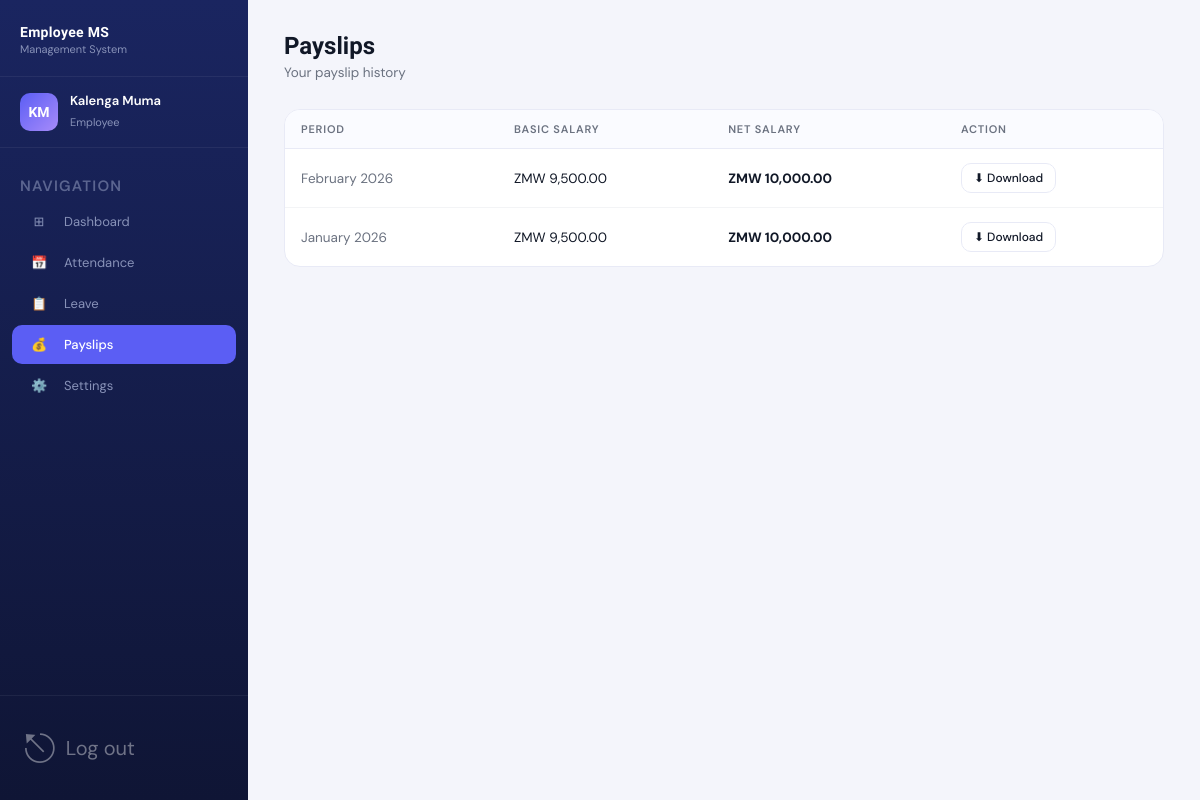
/employee/payslips.php (signed in), run on an earlier commit of the app's database.
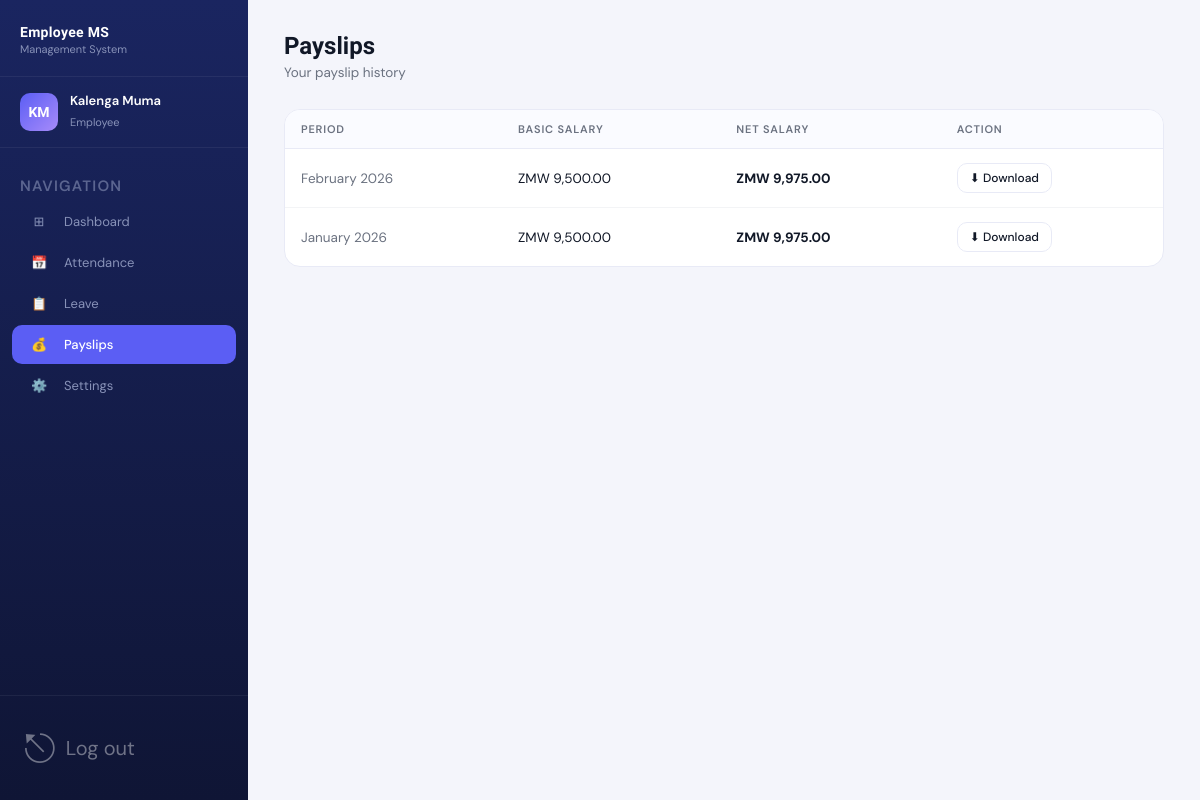
And on a later commit of the database.
### tables this page shows
CREATE TABLE IF NOT EXISTS payroll (
    payroll_id      INT           PRIMARY KEY AUTO_INCREMENT,
    employee_id     INT           NOT NULL,
    month           DATE          NOT NULL,
    basic_salary    DECIMAL(10,2) NOT NULL,
    allowances      DECIMAL(10,2) DEFAULT 0.00,
    leave_deduction DECIMAL(10,2) DEFAULT 0.00,
    net_salary      DECIMAL(10,2) NOT NULL,
    generated_on    TIMESTAMP     DEFAULT CURRENT_TIMESTAMP,
    UNIQUE KEY uq_payroll (employee_id, month),
    FOREIGN KEY (employee_id) REFERENCES employees(employee_id) ON DELETE CASCADE
);

### employee/payslips.php (the view, shortened to what this page needs)
<?php
require_once '../database/config.php';
$uid = $_SESSION['user_id'];
$emp = $conn->query("SELECT * FROM employees WHERE user_id=$uid")->fetch_assoc();
$eid = $emp['employee_id'];
$payslips = $conn->query("SELECT * FROM payroll WHERE employee_id=$eid ORDER BY month DESC")->fetch_all(MYSQLI_ASSOC);
?>
<!DOCTYPE html>
<html lang="en">
<head>
<link rel="stylesheet" href="../assets/css/dashboard.css">
</head>
<body>
<div class="app-layout">
    <?php include 'sidebar.php'; ?>
    <div class="main-content">
        <div class="page-header">
            <h1>Payslips</h1>
            <p>Your payslip history</p>
        </div>
        <div class="page-body">
            <div class="card">
                <table>
                    <thead>
                        <tr><th>Period</th><th>Basic Salary</th><th>Net Salary</th><th>Action</th></tr>
                    </thead>
                    <tbody>
                    <?php if (empty($payslips)): ?>
                        <tr><td colspan="4"><div class="empty-state"><div class="empty-icon">💰</div><p>No payslips generated yet.</p></div></td></tr>
                    <?php else: foreach ($payslips as $p): ?>
                        <tr>
                            <td style="color:#6b7280;"><?= date('F Y', strtotime($p['month'])) ?></td>
                            <td>ZMW <?= number_format($p['basic_salary'], 2) ?></td>
                            <td><strong>ZMW <?= number_format($p['net_salary'], 2) ?></strong></td>
                            <td><a href="../admin/generate_payslip.php?id=<?= $p['payroll_id'] ?>" class="btn btn-outline btn-sm" target="_blank">⬇ Download</a></td>
                        </tr>
                    <?php endforeach; endif; ?>
                    </tbody>
                </table>
            </div>
        </div>
    </div>
</div>
</body>
</html>

What changed in the data, as far as the page shows it:
changed payroll "February 2026": net_salary "10,000.00" → "9,975.00"
changed payroll "January 2026": net_salary "10,000.00" → "9,975.00"
